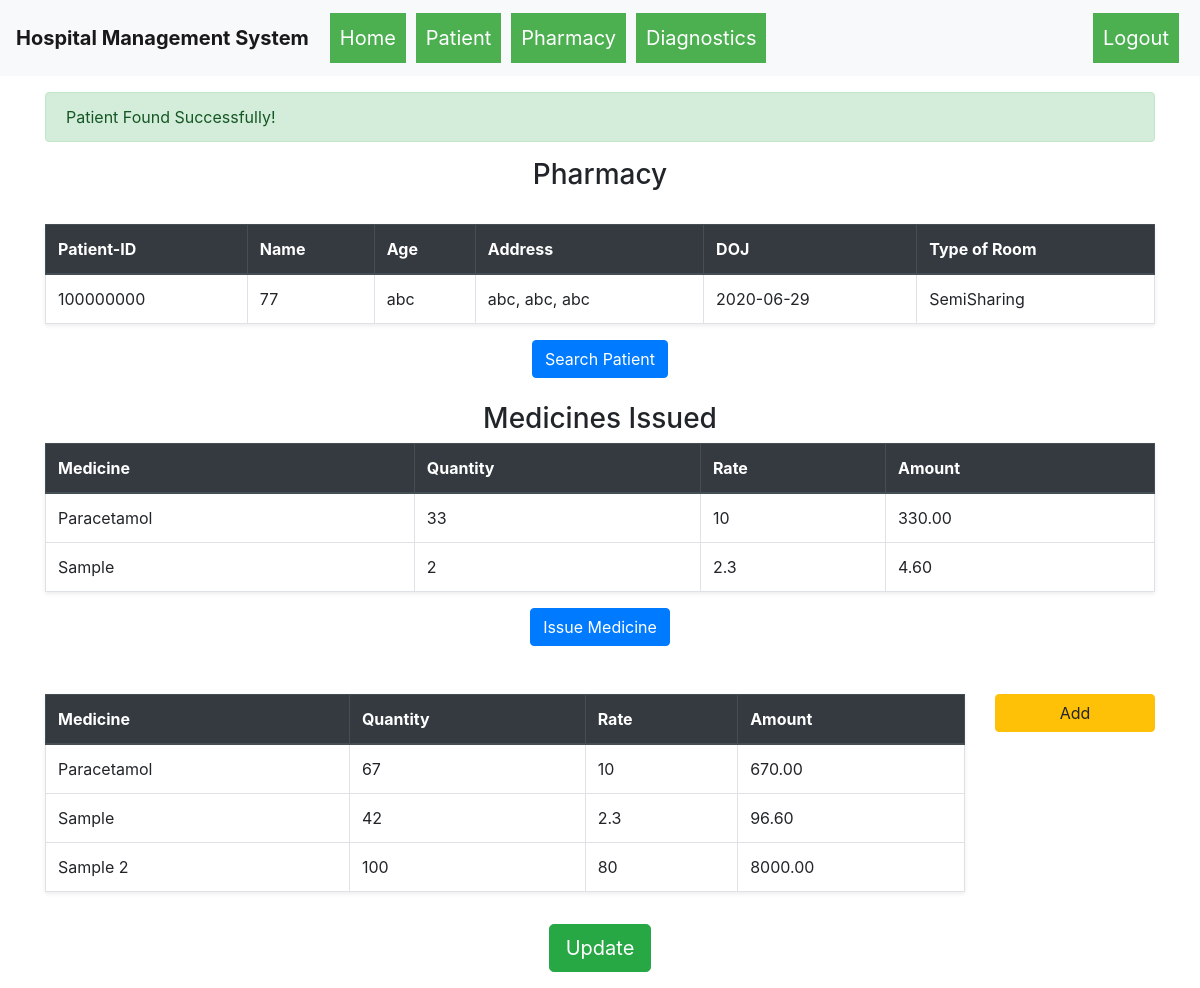
Screenshot of /issue_medicines?pid=100000000 (signed in) with the database file from the repository.
### hospital_management_system/models.py (models this page shows)
class Patient(db.Model):
    __table_args__ = {'sqlite_autoincrement': True}
    id = db.Column(db.Integer, primary_key=True)
    ssid = db.Column(db.String(250), unique=True, nullable=False)
    name = db.Column(db.String(80), nullable=False)
    age = db.Column(db.Integer, nullable=False)
    date_of_admission = db.Column(db.Date, nullable=False)
    type_of_bed = db.Column(db.String(80), nullable=False)
    address = db.Column(db.String(250), nullable=False)
    city = db.Column(db.String(250), nullable=False)
    state = db.Column(db.String(250), nullable=False)
    status = db.Column(db.String(100), nullable=False)

class Medicines(db.Model):
    __table_args__ = {'sqlite_autoincrement': True}
    id = db.Column(db.Integer, primary_key=True)
    name = db.Column(db.String(80), nullable=False)
    quantity_available = db.Column(db.Integer, nullable=False)
    rate = db.Column(db.Integer, nullable=False)

class MedicinesIssued(db.Model):
    med_id = db.Column(db.Integer, primary_key=True)
    p_id = db.Column(db.Integer, nullable=False)
    quantity = db.Column(db.Integer, nullable=False)

### hospital_management_system/routes.py (the view, shortened to what this page needs)
@app.route("/issue_medicines", methods=["GET","POST"])
def issue_medicines():
    data = {}
    if not session.get("username"):
        return redirect("/login")
    meds = Medicines.query.all()
    med_is = ""
    if "pid" in request.args.keys():
        p_id = request.args.get("pid")
        patient = Patient.query.filter_by(id=p_id).first()
        if patient:
            med_is = MedicinesIssued.query.filter_by(p_id=p_id)
            flash("Patient Found Successfully!")
            data["found"] = True
        else:
            patient = ["id", "name", "age", "address", "doj", "type of room"]
            flash("Patient With this Id not found!!")
    else:
        patient = ["id", "name", "age", "address", "doj", "type of room"]
    return render_template("issueMedicines.html", meds=meds, patient=patient, med_is=med_is, data=data)

### hospital_management_system/templates/issueMedicines.html (shortened to what this page needs)
{% extends 'base.html' %}
{% block body %}
    <div class="container">
        <div class="row">
            <div class="col-md-12">
                {% with messages = get_flashed_messages() %}
                {% if messages %}
                  {% for message in messages %}
                    {% if message == "Patient With this Id not found!!" %}
                        <div class="alert alert-danger mt-3">{{message}}</div>
                    {% else %}
                        <div class="alert alert-success mt-3">{{message}}</div>
                    {% endif %}
                {% endfor %}
                {% endif %}
              {% endwith %}
                    <h3 class="text-center mt-3"> Pharmacy </h3>
                    <br>
                    <table class="table table-bordered shadow-sm">
                        <thead class="thead-dark">
                            <tr>
                                <th>Patient-ID</th>
                                <th>Name</th>
                                <th>Age</th>
                                <th>Address</th>
                                <th>DOJ</th>
                                <th>Type of Room</th>
                            </tr>
                        </thead>
                        <tbody>
                                <tr>
                                    {% if patient.0 == 'id' %}
                                        <td class="text-muted">{{patient.0}}</td>
                                        <td class="text-muted">{{patient.1}}</td>
                                        <td class="text-muted">{{patient.2}}</td>
                                        <td class="text-muted">{{patient.3}}</td>
                                        <td class="text-muted">{{patient.4}}</td>
                                        <td class="text-muted">{{patient.5}}</td>
                                    {% else %}
                                        <td id="patient_id">{{patient.id}}</td>
                                        <td>{{patient.age}}</td>
                                        <td>{{patient.name}}</td>
                                        <td>{{patient.address}}, {{patient.city}}, {{patient.state}}</td>
                                        <td>{{patient.date_of_admission}}</td>
                                        <td>{{patient.type_of_bed}}</td>
                                    {% endif %}
                                </tr>
                        </tbody>
                        </table>
                        <div class="text-center">
                    <button type="button" class="btn btn-primary" data-toggle="modal" data-target="#patient">
                        Search Patient
                    </button>
                </div>
                    <h3 class="text-center">Medicines Issued</h3>
                    <table class="table table-bordered shadow-sm">
                        <thead class="thead-dark">
                            <tr>
                                <th>Medicine</th>
                                <th>Quantity</th>
                                <th>Rate</th>
                                <th>Amount</th>
                            </tr>
                        </thead>
                        <tbody>
                            {% for i in med_is %}
                                <tr>
                                    {% for j in meds %}
                                        {% if i.med_id == j.id %}
                                            <td>{{j.name}}</td>
                                            <td>{{i.quantity}}</td>
                                            <td>{{j.rate}}</td>
                                            <td>{{ '%0.2f' | format(j.rate * i.quantity|float)}}</td>
                                        {% endif %}
                                    {% endfor %}
                                </tr>
                            {% endfor %}
                        </tbody>
                        </table>
                        <div class="text-center">
                            {% if data["found"] %}
                            <button type="button" class="btn btn-primary" data-toggle="modal" data-target="#issue">
                                Issue Medicine
                            </button>
                            {% else %}
                            <button disabled type="button" class="btn btn-primary" data-toggle="modal" data-target="#issue">
                                Issue Medicine
                            </button>
                            {% endif %}
                        </div>
                        <br>
                        <br>
                <div class="row">
                    <div class="col-md-10">
                        <table class="table table-bordered shadow-sm">
                            <thead class="thead-dark">
                                <tr>
                                    <th>Medicine</th>
                                    <th>Quantity</th>
                                    <th>Rate</th>
                                    <th>Amount</th>
                                </tr>
                            </thead>
                            <tbody>
                                {% for i in meds %}
                                    <tr>
                                        <td>{{i.name|title}}</td>
                                        <td>{{i.quantity_available}}</td>
                                        <td>{{i.rate}}</td>
                                        <td>{{ '%0.2f' | format(i.rate * i.quantity_available|float)}}</td>
                                    </tr>
                                {% endfor %}
                            </tbody>
                        </table>
                    </div>
                    <div class="col-md-2 align-middle">
                    <button type="button" class="btn btn-warning btn-block" data-toggle="modal" data-target="#add">
                        Add
                    </button>
                    </div>
                </div>
                    <div class="text-center my-3">
                        <form action="" method="POST">
                            <button type="submit" class="btn btn-success btn-lg" name="update">Update</button>
                        </form>
                    </div>
            </div>
        </div>
    </div>
{% endblock %}

### rows the page displays
Patient: id "100000000", age "77", name "abc", address "abc", city "abc", state "abc", date_of_admission "2020-06-29", type_of_bed "SemiSharing"
MedicinesIssued: quantity "33"
Medicines: name "Paracetamol", rate "10", j.rate*i.quantity|float "330.00", quantity_available "67", i.rate*i.quantity_available|float "670.00"
MedicinesIssued: quantity "2"
Medicines: name "Sample", rate "2.3", j.rate*i.quantity|float "4.60", quantity_available "42", i.rate*i.quantity_available|float "96.60"
Medicines: name "Sample 2", quantity_available "100", rate "80", i.rate*i.quantity_available|float "8000.00"

### other values shown
{{ message }} "Patient Found Successfully!"
